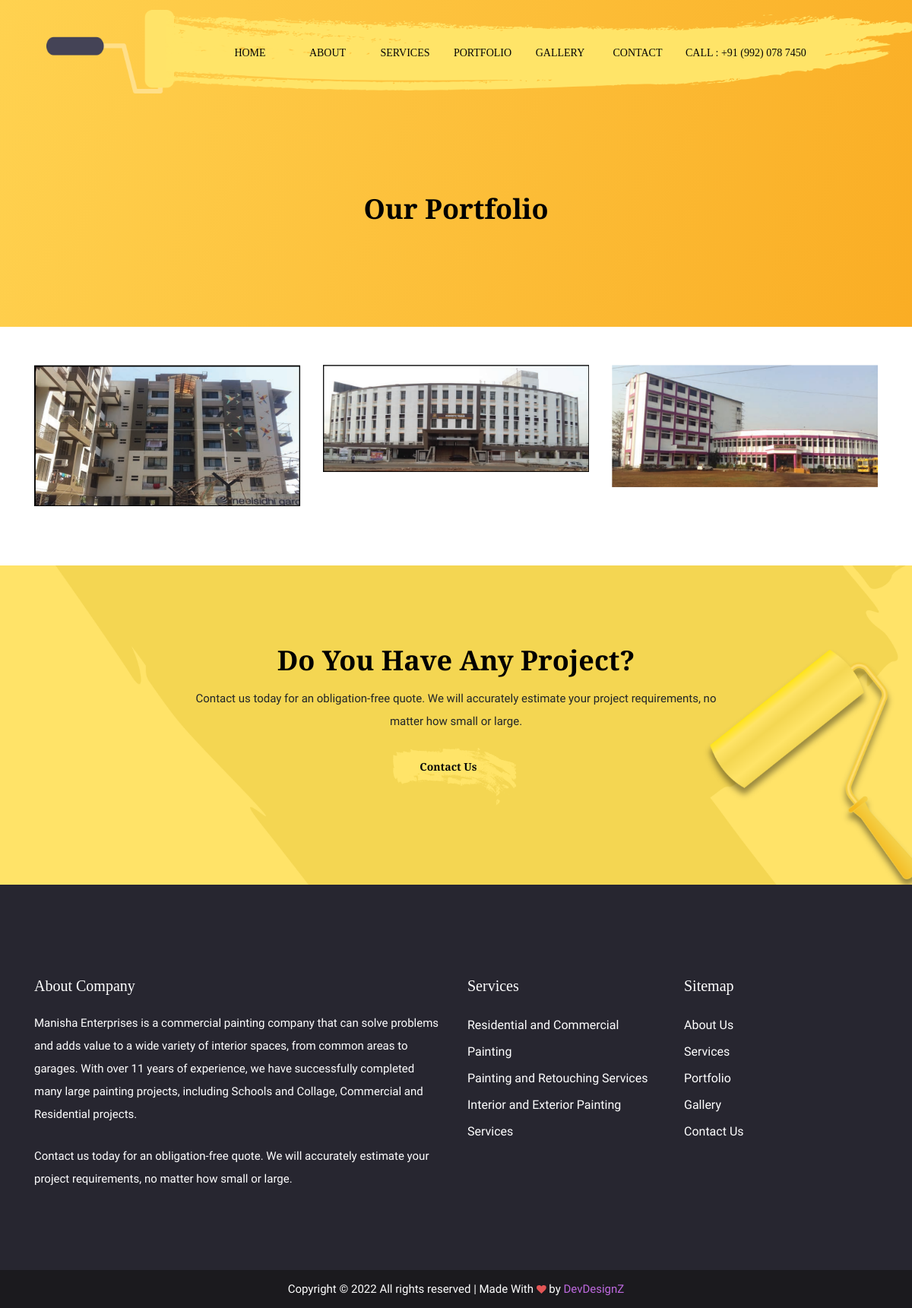
The app's page /portfolio with its own data.
### Main/models.py (models this page shows, shortened)
class WebsiteDetail(models.Model):
    homepage_heading = models.CharField(max_length=200)
    homepage_description = models.TextField()
    homepage_about_us = RichTextField()
    On_Going_Project_Heading = models.CharField(max_length=200)
    On_Going_Project_Description = models.TextField()
    gallery_heading = models.CharField(max_length=200)
    gallery_description = models.TextField()
    bottom_contact_detail = models.TextField()
    about_company_footer = RichTextField()
    about_page_heading = models.CharField(max_length=200)
    about_first_image = models.ImageField(upload_to='pics/about')
    about_first_detail = RichTextField()
    about_second_image = models.ImageField(upload_to='pics/about')
    about_second_detail = RichTextField()
    phone_number = models.CharField(max_length=20)
    contact_email = models.CharField(max_length=50)
    short_address = models.CharField(max_length=150)
    linked_by = models.CharField(max_length=15)

class Project(models.Model):
    project_name = models.CharField(max_length=500)
    project_heading = models.CharField(max_length=500)
    project_image_1 = models.ImageField(upload_to='pics/project')
    project_image_2 = models.ImageField(upload_to='pics/project', null=True, blank=True)
    project_image_3 = models.ImageField(upload_to='pics/project', null=True, blank=True)
    project_image_4 = models.ImageField(upload_to='pics/project', null=True, blank=True)
    project_image_5 = models.ImageField(upload_to='pics/project', null=True, blank=True)
    image_mode = models.CharField(max_length=2, choices = mode_choices)
    project_detail = RichTextField()
    slug = models.SlugField(max_length=1000, null=True, blank=True)

class Service(models.Model):
    name = models.CharField(max_length=200)
    description = models.TextField()
    image = models.ImageField(upload_to='pics/service')

### Main/views.py (the view)
# urls.py: path('portfolio', views.portfolio, name='portfolio'),
def portfolio(request):
    projects = Project.objects.all()[::-1]
    website = WebsiteDetail.objects.get(linked_by='Website Details')
    services = Service.objects.all()
    first_five_services = services[:3]
    return render(request, 'portfolio.html', {"projects":projects, "first_five_services": first_five_services, 'website':website})

### Templates/portfolio.html (shortened to what this page needs)
{% load static %}
<!DOCTYPE html>
<html lang="en">
<head>
    <link rel="stylesheet" href="{% static 'css/font-awosome.css' %}">
    <link rel="stylesheet" href="{% static 'font/flaticon.css' %}">
    <link rel="stylesheet" href="{% static 'css/animate.min.css' %}">
    <link rel="stylesheet" href="{% static 'css/jquery.fancybox.min.css' %}">
    <link rel="stylesheet" href="{% static 'css/jquery-ui.css' %}">
    <link rel="stylesheet" href="{% static 'css/bootstrap.min.css' %}">
    <link rel="stylesheet" href="{% static 'css/style.css' %}">
    <link rel="stylesheet" href="{% static 'css/responsive.css' %}">
</head>
<body>
    <header class="header-area">
        <div class="container">
            <div class="paint-nav nav-fixed">
                <nav class="navbar navbar-expand-lg navbar-light bg-light">
                    <a class="navbar-brand" href="/"><img src="{% static 'images/logo.png' %}" alt="Manisha Enterprice"></a>
                    <div class="collapse navbar-collapse" id="navbarNav">
                        <ul class="navbar-nav hp-1-nav ml-auto mt-2">
                            <li class="nav-item  dropdown">
                                <a class="nav-link" href="/">Home</a>
                            </li>
                            <li class="nav-item  dropdown">
                                <a class="nav-link" href="{% url 'about' %}">About</a>
                            </li>
                            <li class="nav-item  dropdown">
                                <a class="nav-link" href="{% url 'services' %}">Services</a>
                            </li>
                            <li class="nav-item ">
                                <a class="nav-link" href="{% url 'portfolio' %}">Portfolio</a>
                            </li>
                            <li class="nav-item">
                                <a class="nav-link" href="{% url 'gallery' %}">Gallery</a>
                            </li>
                            <li class="nav-item ">
                                <a class="nav-link" href="{% url 'contact' %}">Contact</a>
                            </li>
                            <li class="nav-item">
                                <a class="nav-link last" href="tel:{{website.phone_number}}">Call : {{website.phone_number}}</a>
                            </li>
                        </ul>
                    </div>
                </nav>
            </div>
        </div>
    </header>
    <section class="service-area">
        <div class="container">
            <div class="row">
                <h1 class="wow zoomIn" data-wow-delay=".5s">Our Portfolio</h1>
            </div>
        </div>
    </section>
    <section class="our-portfolio">
        <div class="container">
            <div class="row">
                <div class="col-md-8 offset-md-2">
                </div>
            </div>
        </div>
        <div class="container">
            <div class="row my-shuffle-container">
                {% for project in projects %}
                <div class="col-md-4 single-portfolio">
                    <div class="project-1">
                        <img src="{{project.project_image_1.url}}" alt="{{project.project_name}}">
                    </div>
                </div>
                {% endfor %}
                <div class="col-sm-1 col-xs-1 my-sizer-element2"></div>
            </div>
        </div>
        <br><br>
    </section>
    <section class="project-ask">
        <div class="container">
            <div class="pro-ask-content">
                <h1 data-aos="slide-in-left">Do You Have Any Project?</h1>
                <p>{{website.bottom_contact_detail}}</p>
                <div class="btn-contact wow zoomIn" data-wow-delay=".5s">
                    <span class="con-btn"><a href="{% url 'contact' %}">Contact Us</a></span>
                </div>
            </div>
        </div>
    </section>
    <section class="footer-nav">
        <div class="container">
            <div class="footer-content">
                <div class="row">
                    <div class="col-md-6">
                        <div class="about-company">
                            <h4>About Company</h4>
                            {{website.about_company_footer|safe}}
                        </div>
                    </div>
                    <div class="col-md-3">
                        <div class="about-company">
                            <h4>Services</h4>
                            <ul class="single-footer-widget">
                                {% for service in first_five_services %}
                                <li><a href="#">{{service.name}}</a></li>
                                {% endfor %}
                            </ul>
                        </div>
                    </div>
                    <div class="col-md-3">
                        <div class="about-company">
                            <h4>Sitemap</h4>
                            <ul class="single-footer-widget">
                                <li><a href="{% url 'about' %}">About Us</a></li>
                                <li><a href="{% url 'services' %}">Services</a></li>
                                <li><a href="{% url 'portfolio' %}">Portfolio</a></li>
                                <li><a href="{% url 'gallery' %}">Gallery</a></li>
                                <li><a href="{% url 'contact' %}">Contact Us</a></li>
                            </ul>
                        </div>
                    </div>
                </div>
            </div>
        </div>
    </section>
    <footer>
        <p>
        Copyright &copy;
                 All rights reserved | Made With  by <a href="https://devdesignz.com" style="color:rgb(191, 106, 224);" >DevDesignZ</a>
        </p>
    </footer>
</body>
</html>

### static/css/style.css (style rules this page uses)
h1, h2, h3, h4, h5, h6 { margin: 0; font-family: "Arvo", serif; font-weight: 700; color: #000; letter-spacing: 0px; }
a { color: #060707; }
h1 { font-size: 36px; line-height: 50px; letter-spacing: 0px; margin-bottom: 0px; }
h4 { font-size: 20px; line-height: 27px; }
p { font-family: "Muli", sans-serif; font-size: 15px; font-weight: normal; letter-spacing: 0; line-height: 30px; margin: 0; }
* { -webkit-box-sizing: border-box; -moz-box-sizing: border-box; box-sizing: border-box; }
.paint-nav .navbar-brand img { height: 110px; }
.paint-nav .navbar-light .navbar-nav li.nav-item { padding: 12px 0px 5px; height: 50px; cursor: pointer; position: relative; margin-top: 18px; min-width: 102px; text-align: center; }
.paint-nav .navbar-light .navbar-nav .nav-link { padding: 10px 12px; cursor: pointer; text-align: center; display: inline-block; font-size: 14px; font-family: "Arvo", serif; text-transform: uppercase; color: rgb(5, 5, 5); }
.paint-nav .navbar-light .navbar-nav li.nav-item.dropdown > a { position: relative; }
.paint-nav .navbar-light .navbar-nav li.nav-item.dropdown > a:after { position: absolute; content: "\f0d7"; font-family: fontawesome; right: 0px; top: 10px; display: none; }
.paint-nav .bg-light { background-color: transparent !important; }
header.header-area { position: absolute; z-index: 20000; top: 0; right: 0; left: 0; }
.navbar-nav.hp-1-nav { background-image: url(../images/nav-backg.png); left: 172px; width: 90%; height: 100px; top: 11px; padding-left: 61px; background-size: contain; background-repeat: no-repeat; position: absolute; }
.btn-contact { -webkit-mask: url(../images/li.svg) no-repeat; background-color: #ffe468; width: 200px; margin: 0px auto; transition: 0.5s ease; padding: 50px 0px; position: relative; }
.btn-contact::after { content: ""; height: 100%; padding: 50px 0px; position: absolute; width: 0; top: 0; left: 0; background-color: #ffa868; transition: 0.9s ease; }
.con-btn { position: absolute; font-family: "Arvo", serif; line-height: 90px; font-size: 14px; left: 0; right: 20px; top: 0; z-index: 1; font-weight: 600; }
.project-1 { position: relative; overflow: hidden; margin: 0px auto; }
.project-1 img { width: 100%; }
.project-ask { background: url(../images/proj-ask.png); width: 100%; text-align: center; overflow: hidden; background-position: center; background-repeat: no-repeat; background-size: cover; }
.pro-ask-content h1 { font-weight: 600; }
.pro-ask-content { padding: 100px 0px; }
.pro-ask-content p { width: 66%; padding-top: 10px; margin: 0px auto; }
section.footer-nav { color: #fff; overflow: hidden; padding: 100px 0px 80px 0px; background-color: #272630; }
.footer-content { padding-top: 20px; }
ul.single-footer-widget { list-style: none; padding: 0px; }
ul.single-footer-widget li { line-height: 35px; }
.about-company a { color: #fff; font-family: "Muli", sans-serif; }
.about-company p { padding-bottom: 25px; color: #fff; }
.about-company h4 { padding-bottom: 20px; color: #fff; font-weight: 500; }
footer { text-align: center; color: #fff; background: #1b1a1e; }
footer p { color: #fff; padding: 10px 0px; }
.service-area { text-align: center; position: relative; overflow: hidden; top: 0; left: 0; right: 0; width: 100%; background-image: -moz-linear-gradient( -18deg, rgb(255, 210, 80) 0%, rgb(250, 173, 36) 100% ); background-image: -webkit-linear-gradient( -18deg, rgb(255, 210, 80) 0%, rgb(250, 173, 36) 100% ); background-image: -ms-linear-gradient( -18deg, rgb(255, 210, 80) 0%, rgb(250, 173, 36) 100% ); }
.service-area h1 { padding: 250px 0px 130px 0px; text-align: center; margin: 0 auto; }
.single-portfolio img { width: 100%; }
.single-portfolio { position: relative; overflow: hidden; margin: 0px auto 30px; z-index: 1; }
::placeholder { color: #d0d0d0 !important; }
* { box-sizing: border-box; }

### records on screen
WebsiteDetail: phone_number "+91 (992) 078 7450", bottom_contact_detail "Contact us today for an obligation-free quote. We will accurately estimate your project requirements, no matter how small or large.", about_company_footer "Manisha Enterprises is a commercial painting company that can solve problems and adds value to a wide variety of interior spaces, from common areas to garages. With over 11 years of experience, we have successfully completed many large painting projects, including Schools and Collage, Commercial and Residential projects. Contact us today for an obligation-free quote. We will accurately estimate your project requirements, no matter how small or large."
Project: project_image_1 (picture)
Project: project_image_1 (picture)
Project: project_image_1 (picture)
Service: name "Residential and Commercial Painting"
Service: name "Painting and Retouching Services"
Service: name "Interior and Exterior Painting Services"
